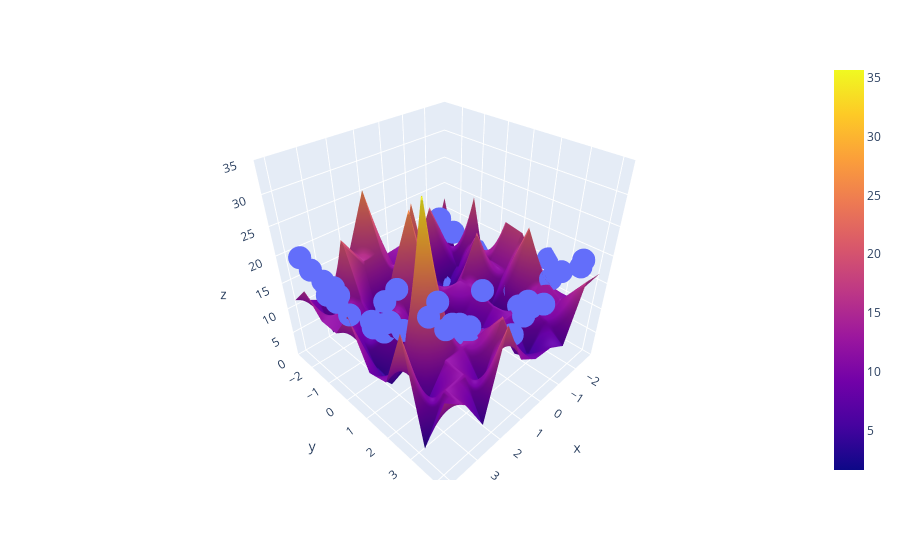

Notebook cell for this chart:
### Code cell
fig = px.scatter_3d(x=x.ravel(), y=y.ravel(), z=z.ravel())

fig.add_trace(go.Surface(x = x_input, y = y_input, z =z_final))

fig.update_layout(scene = dict(zaxis = dict(range=[0,35])))

fig.show()
